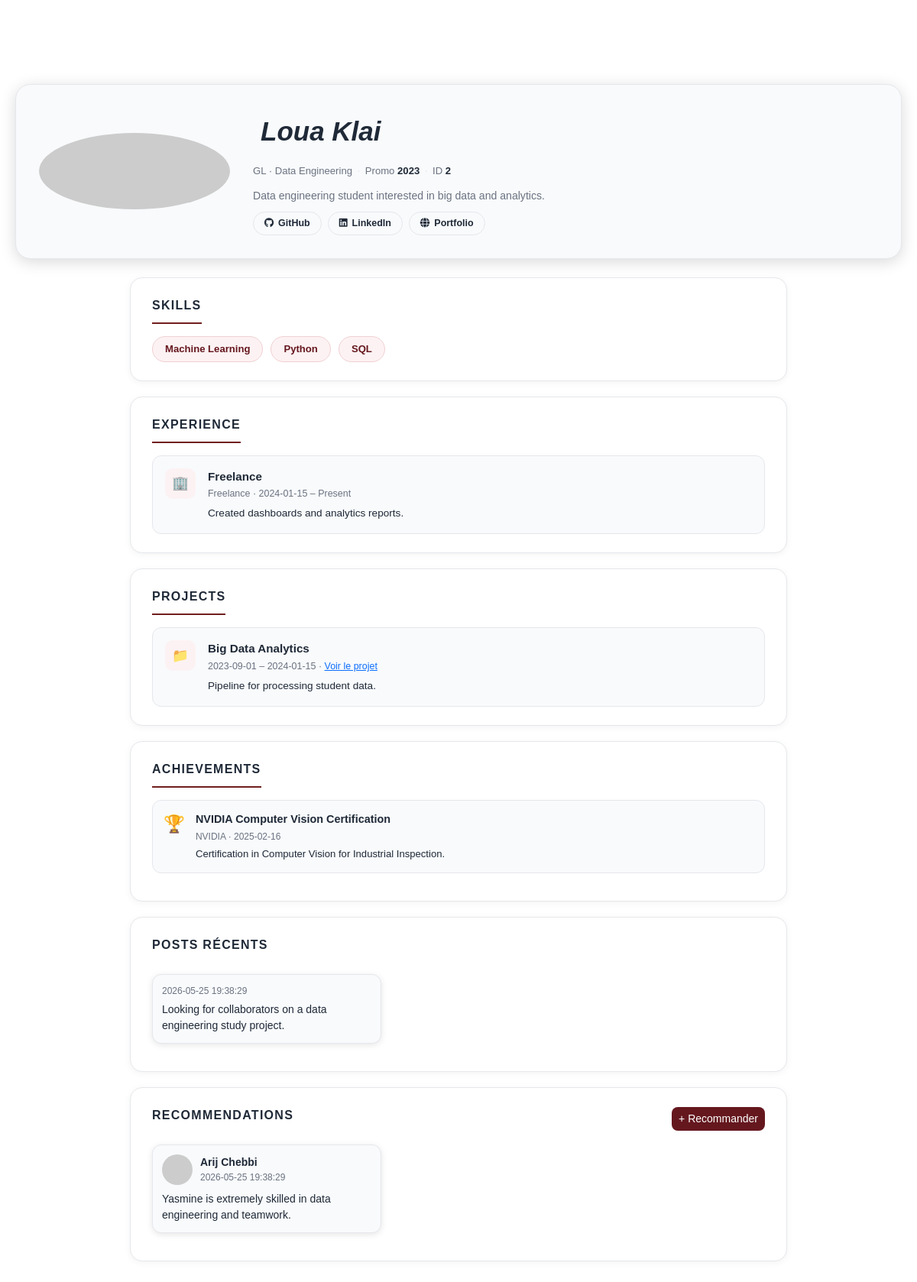
Page /frontend/pages/profil.php?id=2 (signed in) on the committed database.
### tables this page shows
CREATE TABLE IF NOT EXISTS users (
    id           INT          AUTO_INCREMENT PRIMARY KEY,
    email        VARCHAR(150) NOT NULL UNIQUE,
    password_hash VARCHAR(255) NOT NULL,
    profile_link TEXT         NULL,
    github_link TEXT         NULL,
    linkedin_link TEXT         NULL,

    tagline      VARCHAR(255) NULL,
    bio          TEXT         NULL,
    avatar_url   TEXT         NULL,
    insatien_id  INT          NOT NULL UNIQUE,
    created_at   TIMESTAMP    DEFAULT CURRENT_TIMESTAMP,
    updated_at   TIMESTAMP    DEFAULT CURRENT_TIMESTAMP ON UPDATE CURRENT_TIMESTAMP,
    FOREIGN KEY (insatien_id) REFERENCES insatien(id)
        ON DELETE CASCADE
);

CREATE TABLE IF NOT EXISTS insatien (
    id          INT          AUTO_INCREMENT PRIMARY KEY,
    nom         VARCHAR(100) NOT NULL,
    prenom      VARCHAR(100) NOT NULL,
    email       VARCHAR(150) NOT NULL UNIQUE,
    promo_year  INT          NULL,
    parcours_id INT          NULL,
    created_at  TIMESTAMP    DEFAULT CURRENT_TIMESTAMP,
    FOREIGN KEY (parcours_id) REFERENCES parcours(id)
        ON DELETE SET NULL
);

CREATE TABLE IF NOT EXISTS filieres (
    id   INT          AUTO_INCREMENT PRIMARY KEY,
    name VARCHAR(120) NOT NULL UNIQUE
);

CREATE TABLE IF NOT EXISTS parcours (
    id         INT          AUTO_INCREMENT PRIMARY KEY,
    name       VARCHAR(120) NOT NULL UNIQUE,
    filiere_id INT          NULL,
    FOREIGN KEY (filiere_id) REFERENCES filieres(id)
        ON DELETE SET NULL
);

CREATE TABLE IF NOT EXISTS skills (
    id   INT          AUTO_INCREMENT PRIMARY KEY,
    name VARCHAR(100) NOT NULL UNIQUE
);

CREATE TABLE IF NOT EXISTS experience (
    id              INT          AUTO_INCREMENT PRIMARY KEY,
    user_id         INT          NOT NULL,
    date_debut      DATE         NULL,
    date_fin        DATE         NULL,       
    entreprise      VARCHAR(255) NULL,
    experience_type ENUM('skill','job','internship','freelance','certification') NOT NULL,
    lien            TEXT         NULL,
    description     TEXT         NULL,
    created_at      TIMESTAMP    DEFAULT CURRENT_TIMESTAMP,
    FOREIGN KEY (user_id) REFERENCES users(id) ON DELETE CASCADE,
    INDEX idx_experience_user (user_id),
    INDEX idx_experience_type (experience_type)
);

CREATE TABLE IF NOT EXISTS projects (
    id          INT          AUTO_INCREMENT PRIMARY KEY,
    user_id     INT          NOT NULL,
    title       VARCHAR(255) NOT NULL,
    description TEXT         NULL,
    lien        TEXT         NULL,            
    date_debut  DATE         NULL,
    date_fin    DATE         NULL,            
    created_at  TIMESTAMP    DEFAULT CURRENT_TIMESTAMP,
    FOREIGN KEY (user_id) REFERENCES users(id) ON DELETE CASCADE,
    INDEX idx_projects_user (user_id)
);

CREATE TABLE IF NOT EXISTS achievements (
    id               INT          AUTO_INCREMENT PRIMARY KEY,
    user_id          INT          NOT NULL,
    title            VARCHAR(255) NOT NULL,
    issuer           VARCHAR(255) NULL,       
    achievement_type ENUM('award','honour','publication','competition','other') NOT NULL DEFAULT 'other',
    date_obtained    DATE         NULL,
    lien             TEXT         NULL,
    description      TEXT         NULL,
    created_at       TIMESTAMP    DEFAULT CURRENT_TIMESTAMP,
    FOREIGN KEY (user_id) REFERENCES users(id) ON DELETE CASCADE,
    INDEX idx_achievements_user (user_id),
    INDEX idx_achievements_type (achievement_type)
);

CREATE TABLE IF NOT EXISTS posts (
    id         INT       AUTO_INCREMENT PRIMARY KEY,
    user_id    INT       NOT NULL,
    content    TEXT      NOT NULL,
    created_at TIMESTAMP DEFAULT CURRENT_TIMESTAMP,
    FOREIGN KEY (user_id) REFERENCES users(id) ON DELETE CASCADE,
    INDEX idx_posts_user (user_id),
    INDEX idx_posts_created_at (created_at)
);

CREATE TABLE IF NOT EXISTS recommandations (
    id         INT       AUTO_INCREMENT PRIMARY KEY,
    from_user  INT       NOT NULL,
    to_user    INT       NOT NULL,
    texte      TEXT      NOT NULL,
    created_at TIMESTAMP DEFAULT CURRENT_TIMESTAMP,
    CONSTRAINT chk_no_self_recommandation CHECK (from_user <> to_user),
    FOREIGN KEY (from_user) REFERENCES users(id) ON DELETE CASCADE,
    FOREIGN KEY (to_user)   REFERENCES users(id) ON DELETE CASCADE
);

### frontend/pages/profil.php (the view, shortened to what the rows shown need)
<?php
require_once '../../backend/config/ConnexionDB.php';
require_once '../../backend/service/profileService.php';
$conn   = ConnexionDB::getInstance();
$stmt   = $conn->prepare("SELECT id FROM users WHERE email = :email LIMIT 1");
$stmt->execute([':email' => $_SESSION['email']]);
$me     = $stmt->fetch(PDO::FETCH_ASSOC);
$userId = (int)($me['id'] ?? 0);
$targetId = isset($_GET['id']) ? (int)$_GET['id'] : $userId;
$service = new profileService();
$data            = $service->getFullProfile($targetId);
$user            = $data['user'];
$skills          = $data['skills'];
$experiences     = $data['experiences'];
$projects        = $data['projects'];
$achievements    = $data['achievements'];
$recommendations = $data['recommendations'];
$posts           = $data['posts'];
function h(?string $val): string {
    return htmlspecialchars($val ?? '', ENT_QUOTES, 'UTF-8');
}
?>
<!DOCTYPE html>
<html lang="fr">
<head>
  <link rel="stylesheet" href="/frontend/assets/css/bootstrap.min.css">
  <link rel="stylesheet" href="https://cdn.jsdelivr.net/npm/bootstrap-icons@1.10.5/font/bootstrap-icons.css">
  <link rel="stylesheet" href="/frontend/assets/css/profil.css">
  <link rel="stylesheet" href="/frontend/assets/css/footer_navbar.css">
  <link rel="stylesheet" href="https://cdnjs.cloudflare.com/ajax/libs/font-awesome/6.5.0/css/all.min.css">
</head>
<body>
<div class="container">
  <div class="profile-main">
    <div class="profile-info">
      <div class="profile-name-row">
        <h1 class="nom"><?= h($user['prenom'] . ' ' . $user['nom']) ?></h1>
      </div>
      <div class="profile-meta">
        <?php if (!empty($user['filiere'])): ?>
          <span class="meta-badge"><?= h($user['filiere']) ?> · <?= h($user['parcours']) ?></span>
          <span class="meta-sep">·</span>
        <?php endif; ?>
        <span class="meta-badge">Promo <span class="num-id"><?= h($user['promo_year'] ?? 'N/A') ?></span></span>
        <span class="meta-sep">·</span>
        <span class="meta-badge">ID <span class="num-id"><?= h($user['insatien_id']) ?></span></span>
      </div>
      <p class="profile-bio"><?= h($user['bio'] ?: 'No bio provided.') ?></p>
      <div class="profile-links">
        <?php if (!empty($user['github_link'])): ?>
          <a href="<?= h($user['github_link']) ?>" class="profile-link-btn" target="_blank">
          </a>
        <?php endif; ?>
        <?php if (!empty($user['linkedin_link'])): ?>
          <a href="<?= h($user['linkedin_link']) ?>" class="profile-link-btn" target="_blank">
          </a>
        <?php endif; ?>
        <?php if (!empty($user['profile_link'])): ?>
          <a href="<?= h($user['profile_link']) ?>" class="profile-link-btn" target="_blank">
          </a>
        <?php endif; ?>
      </div>
    </div>
  </div>
</div>
<div class="container" style="max-width:900px; margin:0 auto; padding:0 20px 60px;">
  <div class="profile-section">
    <div class="skills-grid">
      <?php if ($skills): ?>
        <?php foreach ($skills as $skill): ?>
          <span class="skill-badge"><?= h($skill['name']) ?></span>
        <?php endforeach; ?>
      <?php else: ?>
        <p class="text-muted">No skills added yet.</p>
      <?php endif; ?>
    </div>
  </div>
  <div class="profile-section">
    <div class="experience-list">
      <?php if ($experiences): ?>
        <?php foreach ($experiences as $exp): ?>
          <div class="experience-card">
            <div class="exp-icon">🏢</div>
            <div>
              <p class="exp-title"><?= h($exp['entreprise'] ?? '') ?></p>
              <p class="exp-meta">
                <?= h(ucfirst($exp['experience_type'])) ?> ·
                <?= h($exp['date_debut'] ?? '') ?> –
                <?= !empty($exp['date_fin']) ? h($exp['date_fin']) : 'Present' ?>
              </p>
              <?php if (!empty($exp['description'])): ?>
                <p class="exp-desc"><?= h($exp['description']) ?></p>
              <?php endif; ?>
            </div>
          </div>
        <?php endforeach; ?>
      <?php else: ?>
        <p class="text-muted">No experience added yet.</p>
      <?php endif; ?>
    </div>
  </div>
  <div class="profile-section">
    <?php if ($projects): ?>
      <?php foreach ($projects as $proj): ?>
        <div class="experience-card">
          <div class="exp-icon">📁</div>
          <div>
            <p class="exp-title"><?= h($proj['title']) ?></p>
            <p class="exp-meta">
              <?= h($proj['date_debut'] ?? '') ?>
              <?= !empty($proj['date_fin']) ? '– ' . h($proj['date_fin']) : '' ?>
              <?php if (!empty($proj['lien'])): ?>
                · <a href="<?= h($proj['lien']) ?>" target="_blank">Voir le projet</a>
              <?php endif; ?>
            </p>
            <?php if (!empty($proj['description'])): ?>
              <p class="exp-desc"><?= h($proj['description']) ?></p>
            <?php endif; ?>
          </div>
        </div>
      <?php endforeach; ?>
    <?php else: ?>
      <p class="text-muted">No projects added yet.</p>
    <?php endif; ?>
  </div>
  <div class="profile-section">
    <?php if ($achievements): ?>
      <?php foreach ($achievements as $ach): ?>
        <div class="achievement-card">
          <span class="achievement-icon">🏆</span>
          <div>
            <p class="achievement-title"><?= h($ach['title']) ?></p>
            <p class="achievement-meta">
              <?= h($ach['issuer'] ?? '') ?>
              <?= !empty($ach['date_obtained']) ? '· ' . h($ach['date_obtained']) : '' ?>
            </p>
            <?php if (!empty($ach['description'])): ?>
              <p class="achievement-desc"><?= h($ach['description']) ?></p>
            <?php endif; ?>
          </div>
        </div>
      <?php endforeach; ?>
    <?php else: ?>
      <p class="text-muted">No achievements yet.</p>
    <?php endif; ?>
  </div>
  <div class="profile-section">
    <?php if (!empty($posts)): ?>
      <?php foreach ($posts as $post): ?>
        <div class="review-card" style="margin-bottom:12px;">
          <div class="review-time"><?= h($post['created_at']) ?></div>
          <div class="review-text"><?= h($post['content']) ?></div>
        </div>
      <?php endforeach; ?>
    <?php else: ?>
      <p class="text-muted">No posts yet.</p>
    <?php endif; ?>
  </div>
  <div class="profile-section">
    <?php if ($recommendations): ?>
      <?php foreach ($recommendations as $rec): ?>
        <div class="review-card">
          <div class="review-header">
            <img src="<?= h($rec['author_avatar'] ?: '/frontend/assets/images/icon-7797704_1280.png') ?>"
                 alt="avatar" style="width:40px;height:40px;border-radius:50%;object-fit:cover;margin-right:10px;">
            <div>
              <div class="review-name"><?= h($rec['author_prenom'] . ' ' . $rec['author_nom']) ?></div>
              <div class="review-time"><?= h($rec['created_at']) ?></div>
            </div>
          </div>
          <div class="review-text"><?= h($rec['texte']) ?></div>
        </div>
      <?php endforeach; ?>
    <?php else: ?>
      <p class="text-muted">No recommendations yet.</p>
    <?php endif; ?>
  </div>
</div>
</body>
</html>

### rows in the picture
users: insatien.nom "Loua Klai", filieres.name "GL", parcours.name "Data Engineering", insatien.promo_year "2023", insatien "2", bio "Data engineering student interested in big data and analytics."
skills: name "Machine Learning"
skills: name "Python"
skills: name "SQL"
experience: entreprise "Freelance", experience_type "Freelance", date_debut "2024-01-15", shows "Present", description "Created dashboards and analytics reports."
projects: title "Big Data Analytics", date_debut "2023-09-01", date_fin "2024-01-15", description "Pipeline for processing student data."
achievements: title "NVIDIA Computer Vision Certification", issuer "NVIDIA", date_obtained "2025-02-16", description "Certification in Computer Vision for Industrial Inspection."
posts: created_at "2026-05-25 19:38:29", content "Looking for collaborators on a data engineering study project."
recommandations: insatien.prenom+nom "Arij Chebbi", created_at "2026-05-25 19:38:29", texte "Yasmine is extremely skilled in data engineering and teamwork."
